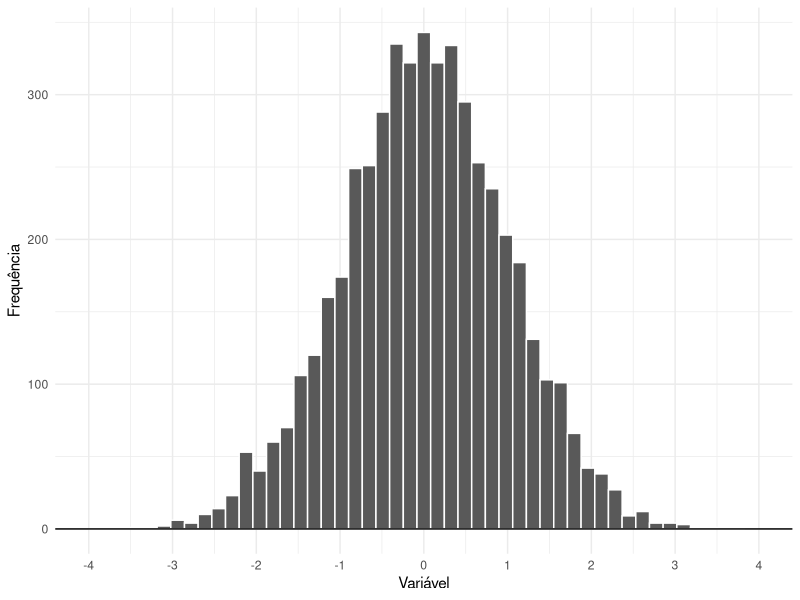
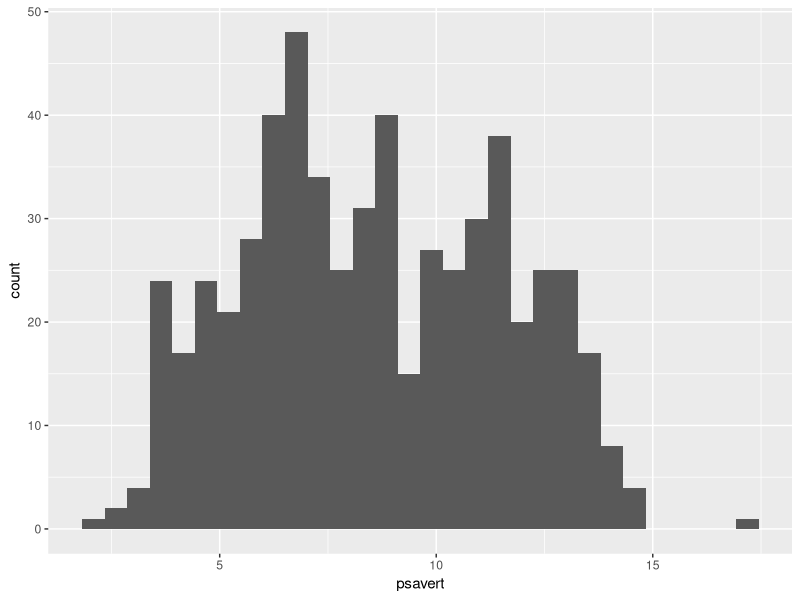
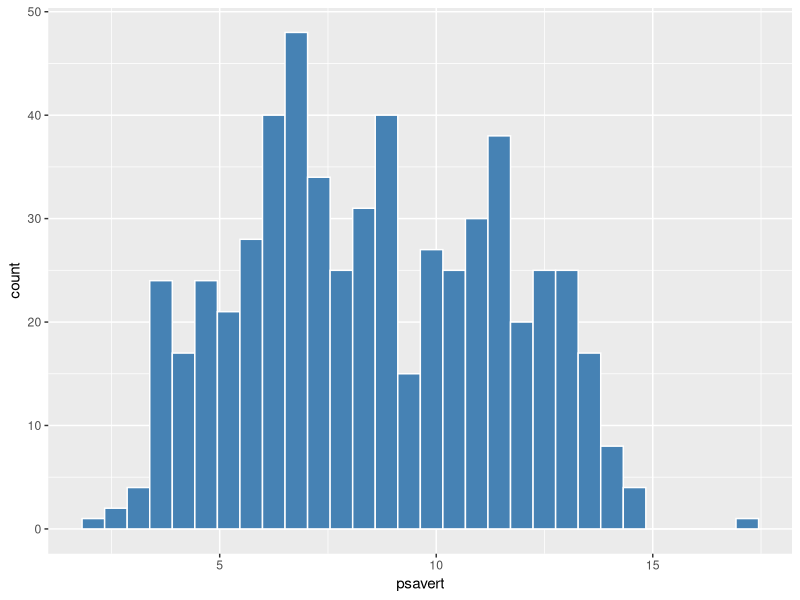
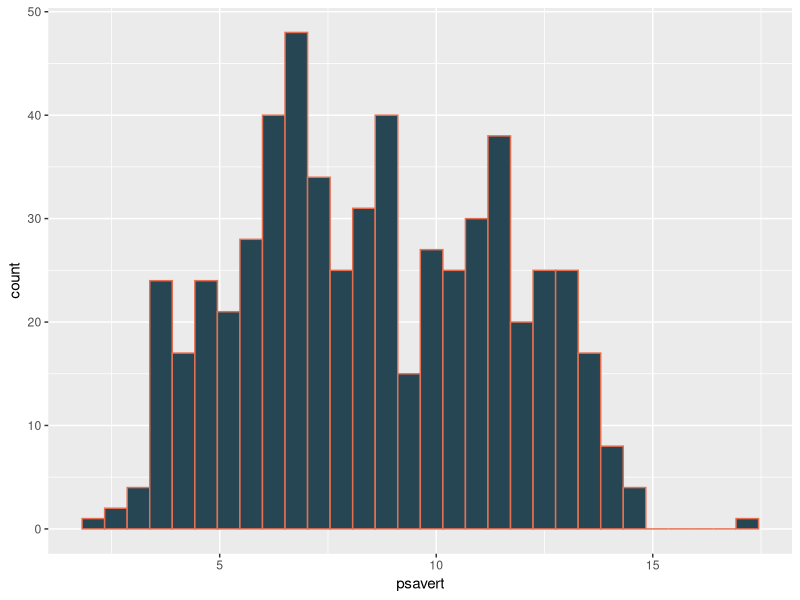
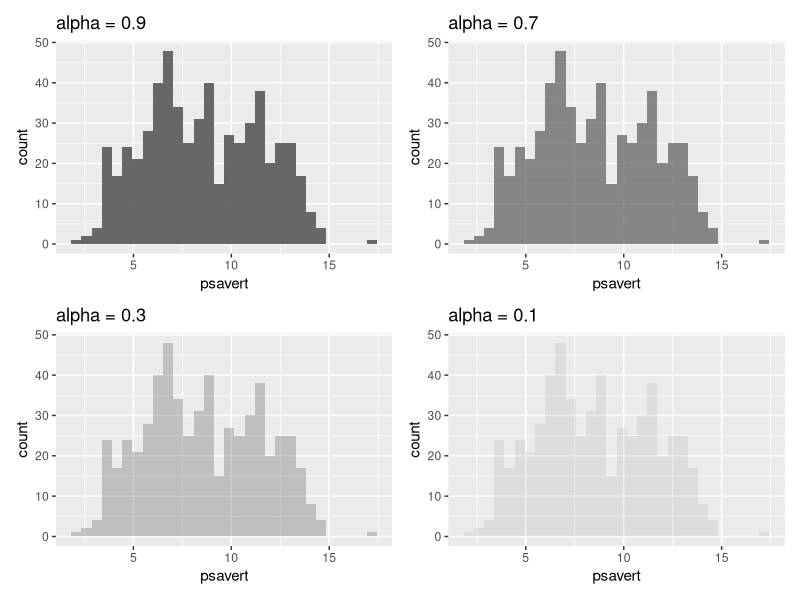
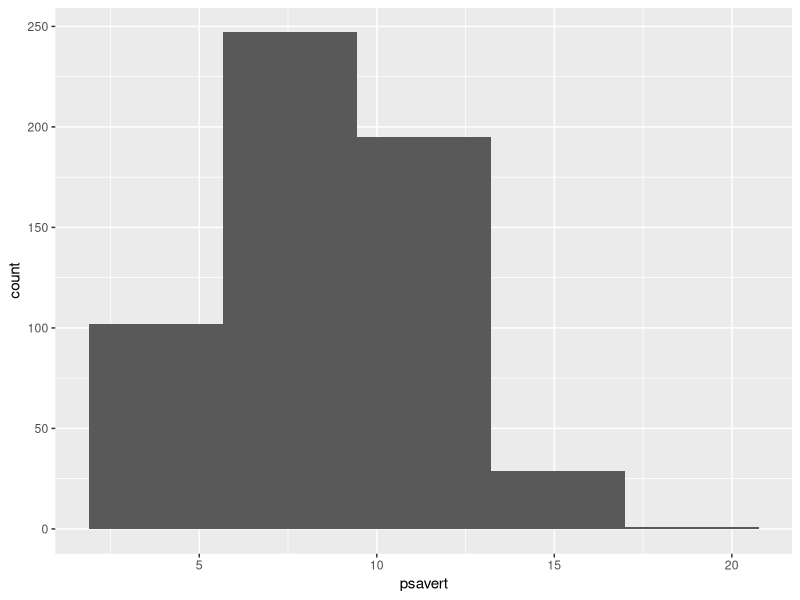
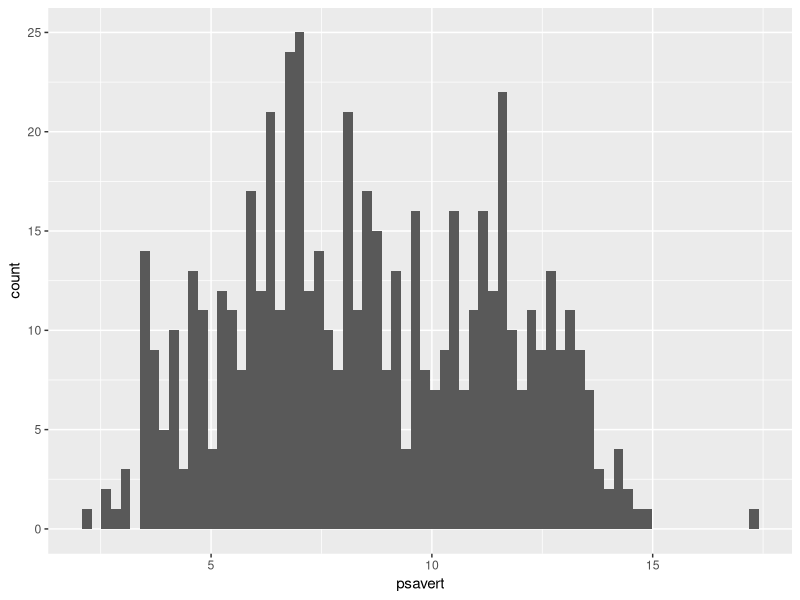
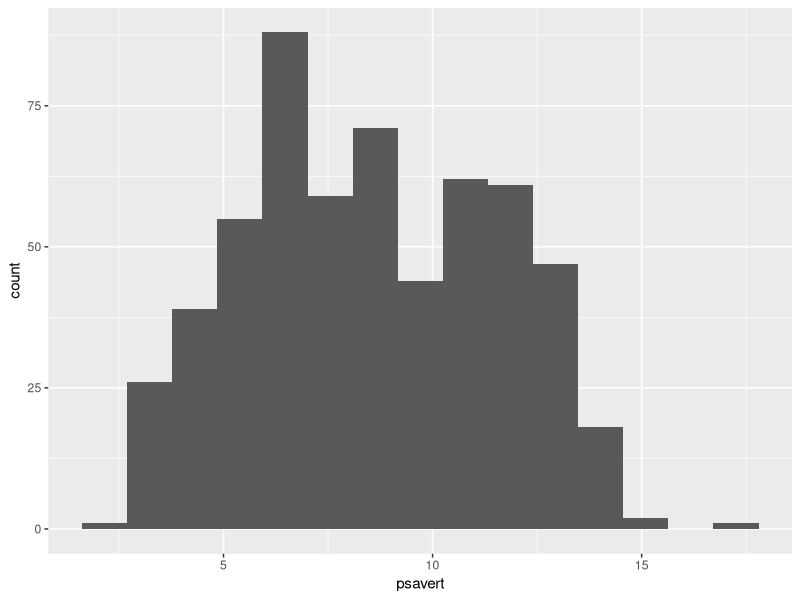

These charts were generated, in order, by the following R code:
## ---- chunk 1
library(ggplot2)
library(kableExtra)

knitr::opts_chunk$set(
  fig.align = "center",
  fig.asp = 0.618,
  fig.width = 8,
  out.width = "80%",
  fig.dev = "svg"
  )

print_table <- function(x) {

  x |>
    knitr::kable(align = "c", digits = 0) |>
    kableExtra::kable_styling(
        full_width = FALSE,
        bootstrap_options = c("condensed", "hover")
    )

}
## ---- chunk 2
set.seed(33)
df <- data.frame(x = rnorm(n = 5000))

ggplot(data = df, aes(x = x)) +
  geom_histogram(bins = 50, color = "white") +
  geom_hline(yintercept = 0) +
  scale_x_continuous(breaks = seq(-4, 4, 1), limits = c(-4, 4)) +
  labs(x = "Variável", y = "Frequência") +
  theme_minimal()
## ---- chunk 3
# Carrega o pacote ggplot2
library(ggplot2)
## ---- chunk 4
print_table(head(economics))
## ---- chunk 5
# Chamada inical da função ggplot
ggplot(
  # Define a base de dados
  data = economics,
  # Escolhe qual a variável deve ser visualizda
  aes(x = psavert)
  ) +
  # Escolhe o tipo de gráfico (histograma)
  geom_histogram()
## ---- chunk 6
ggplot(data = economics, aes(x = psavert)) +
  geom_histogram(color = "white", fill = "steelblue")
## ---- chunk 7
ggplot(data = economics, aes(x = psavert)) +
  geom_histogram(color = "#E76F51", fill = "#264653")
## ---- chunk 8
library(patchwork)
p <- ggplot(data = economics, aes(x = psavert))
p1 <- p + geom_histogram(alpha = 0.9) + ggtitle("alpha = 0.9")
p2 <- p + geom_histogram(alpha = 0.7) + ggtitle("alpha = 0.7")
p3 <- p + geom_histogram(alpha = 0.3) + ggtitle("alpha = 0.3")
p4 <- p + geom_histogram(alpha = 0.1) + ggtitle("alpha = 0.1")

(p1 + p2) / (p3 + p4)
## ---- chunk 9
ggplot(economics, aes(x = psavert)) +
  geom_histogram(bins = 5)
## ---- chunk 10
ggplot(economics, aes(x = psavert)) +
  geom_histogram(bins = 70)
## ---- chunk 11
ggplot(economics, aes(x = psavert)) +
  geom_histogram(bins = 15)
## ---- chunk 12
ggplot(economics, aes(x = psavert)) +
  geom_histogram(binwidth = 1)
## ---- chunk 13
ggplot(economics, aes(x = psavert)) +
  geom_histogram(binwidth = 1, color = "white") +
  labs(
    # Título
    title = "Taxa de poupança pessoal nos EUA",
    # Subtítulo
    subtitle = "Distribuição da taxa de poupança, como proporção da renda disponível, no período 1967-2014.",
    # Nome do eixo-x
    x = "Taxa de poupança (%)",
    # Nome do eixo-y
    y = "Frequência",
    # Nota de rodapé
    caption = "Fonte: FREDR"
  )
## ---- chunk 14
print_table(head(txhousing))
## ---- chunk 15
# Cria um vetor com as cidades selecionadas
cities <- c("Austin", "Dallas", "Houston", "San Angelo")
# Seleciona apenas as linhas que contêm informações sobre estas cidades
subtxhousing <- subset(txhousing, city %in% cities)

ggplot(data = subtxhousing, aes(x = median)) +
  geom_histogram(aes(fill = city))
## ---- chunk 16
ggplot(data = subtxhousing, aes(x = median)) +
  geom_histogram(
    # Mapeaia a variável city nas cores das colunas
    aes(fill = city),
    # Define o número de colunas
    bins = 25,
    # Define a cor (contorno) das colunas
    color = "white") +
  # Controla as cores e a legenda
  scale_fill_manual(
    # Título da legenda
    name = "Cidade",
    # Cores das colunas
    values = c("#264653", "#2a9d8f", "#f4a261", "#e76f51")
  ) +
  # Posiciona a legenda acima do gráfico
  theme(legend.position = "top")
